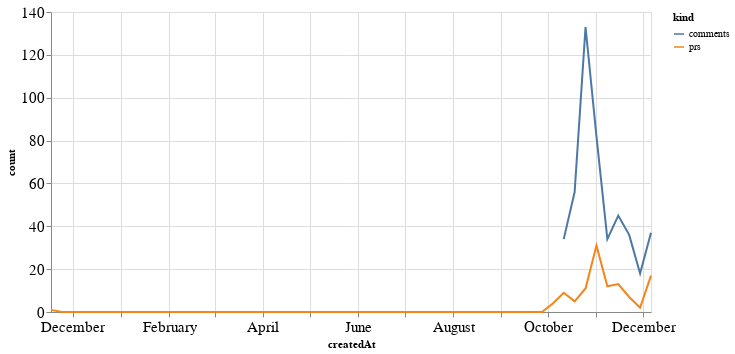

Here is the notebook cell this chart was saved with:
### Code cell
alt.Chart(total_time, width=600).mark_line().encode(
    x='createdAt',
    y='count',
    color='kind'
)

### Figure 1 — Vega-Lite specification as saved in the notebook (floating-point values rounded to 4 significant figures)
{"config": {"axisLeft": {"labelFontSize": 15}, "axisBottom": {"labelFontSize": 15}}, "data": {"name": "data-01106b6440fc69c2ebf49c0236ef541f"}, "mark": "line", "encoding": {"color": {"type": "nominal", "field": "kind"}, "x": {"type": "temporal", "field": "createdAt"}, "y": {"type": "quantitative", "field": "count"}}, "width": 600, "$schema": "https://vega.github.io/schema/vega-lite/v4.8.1.json", "datasets": {"data-01106b6440fc69c2ebf49c0236ef541f": [{"createdAt": "2019-11-17T00:00:00", "kind": "prs", "count": 1.0}, {"createdAt": "2019-11-24T00:00:00", "kind": "prs", "count": 0.0}, {"createdAt": "2019-12-01T00:00:00", "kind": "prs", "count": 0.0}, {"createdAt": "2019-12-08T00:00:00", "kind": "prs", "count": 0.0}, {"createdAt": "2019-12-15T00:00:00", "kind": "prs", "count": 0.0}, {"createdAt": "2019-12-22T00:00:00", "kind": "prs", "count": 0.0}, {"createdAt": "2019-12-29T00:00:00", "kind": "prs", "count": 0.0}, {"createdAt": "2020-01-05T00:00:00", "kind": "prs", "count": 0.0}, {"createdAt": "2020-01-12T00:00:00", "kind": "prs", "count": 0.0}, {"createdAt": "2020-01-19T00:00:00", "kind": "prs", "count": 0.0}, {"createdAt": "2020-01-26T00:00:00", "kind": "prs", "count": 0.0}, {"createdAt": "2020-02-02T00:00:00", "kind": "prs", "count": 0.0}, {"createdAt": "2020-02-09T00:00:00", "kind": "prs", "count": 0.0}, {"createdAt": "2020-02-16T00:00:00", "kind": "prs", "count": 0.0}, {"createdAt": "2020-02-23T00:00:00", "kind": "prs", "count": 0.0}, {"createdAt": "2020-03-01T00:00:00", "kind": "prs", "count": 0.0}, {"createdAt": "2020-03-08T00:00:00", "kind": "prs", "count": 0.0}, {"createdAt": "2020-03-15T00:00:00", "kind": "prs", "count": 0.0}, {"createdAt": "2020-03-22T00:00:00", "kind": "prs", "count": 0.0}, {"createdAt": "2020-03-29T00:00:00", "kind": "prs", "count": 0.0}, {"createdAt": "2020-04-05T00:00:00", "kind": "prs", "count": 0.0}, {"createdAt": "2020-04-12T00:00:00", "kind": "prs", "count": 0.0}, {"createdAt": "2020-04-19T00:00:00", "kind": "prs", "count": 0.0}, {"createdAt": "2020-04-26T00:00:00", "kind": "prs", "count": 0.0}, {"createdAt": "2020-05-03T00:00:00", "kind": "prs", "count": 0.0}, {"createdAt": "2020-05-10T00:00:00", "kind": "prs", "count": 0.0}, {"createdAt": "2020-05-17T00:00:00", "kind": "prs", "count": 0.0}, {"createdAt": "2020-05-24T00:00:00", "kind": "prs", "count": 0.0}, {"createdAt": "2020-05-31T00:00:00", "kind": "prs", "count": 0.0}, {"createdAt": "2020-06-07T00:00:00", "kind": "prs", "count": 0.0}, {"createdAt": "2020-06-14T00:00:00", "kind": "prs", "count": 0.0}, {"createdAt": "2020-06-21T00:00:00", "kind": "prs", "count": 0.0}, {"createdAt": "2020-06-28T00:00:00", "kind": "prs", "count": 0.0}, {"createdAt": "2020-07-05T00:00:00", "kind": "prs", "count": 0.0}, {"createdAt": "2020-07-12T00:00:00", "kind": "prs", "count": 0.0}, {"createdAt": "2020-07-19T00:00:00", "kind": "prs", "count": 0.0}, {"createdAt": "2020-07-26T00:00:00", "kind": "prs", "count": 0.0}, {"createdAt": "2020-08-02T00:00:00", "kind": "prs", "count": 0.0}, {"createdAt": "2020-08-09T00:00:00", "kind": "prs", "count": 0.0}, {"createdAt": "2020-08-16T00:00:00", "kind": "prs", "count": 0.0}, {"createdAt": "2020-08-23T00:00:00", "kind": "prs", "count": 0.0}, {"createdAt": "2020-08-30T00:00:00", "kind": "prs", "count": 0.0}, {"createdAt": "2020-09-06T00:00:00", "kind": "prs", "count": 0.0}, {"createdAt": "2020-09-13T00:00:00", "kind": "prs", "count": 0.0}, {"createdAt": "2020-09-20T00:00:00", "kind": "prs", "count": 0.0}, {"createdAt": "2020-09-27T00:00:00", "kind": "prs", "count": 0.0}, {"createdAt": "2020-10-04T00:00:00", "kind": "prs", "count": 4.0}, {"createdAt": "2020-10-11T00:00:00", "kind": "prs", "count": 9.0}, {"createdAt": "2020-10-18T00:00:00", "kind": "prs", "count": 5.0}, {"createdAt": "2020-10-25T00:00:00", "kind": "prs", "count": 11.0}, {"createdAt": "2020-11-01T00:00:00", "kind": "prs", "count": 31.0}, {"createdAt": "2020-11-08T00:00:00", "kind": "prs", "count": 12.0}, {"createdAt": "2020-11-15T00:00:00", "kind": "prs", "count": 13.0}, {"createdAt": "2020-11-22T00:00:00", "kind": "prs", "count": 7.0}, {"createdAt": "2020-11-29T00:00:00", "kind": "prs", "count": 2.0}, {"createdAt": "2020-12-06T00:00:00", "kind": "prs", "count": 17.0}, {"createdAt": "2019-11-17T00:00:00", "kind": "comments", "count": null}, {"createdAt": "2019-11-24T00:00:00", "kind": "comments", "count": null}, {"createdAt": "2019-12-01T00:00:00", "kind": "comments", "count": null}, {"createdAt": "2019-12-08T00:00:00", "kind": "comments", "count": null}, {"createdAt": "2019-12-15T00:00:00", "kind": "comments", "count": null}, {"createdAt": "2019-12-22T00:00:00", "kind": "comments", "count": null}, {"createdAt": "2019-12-29T00:00:00", "kind": "comments", "count": null}, {"createdAt": "2020-01-05T00:00:00", "kind": "comments", "count": null}, {"createdAt": "2020-01-12T00:00:00", "kind": "comments", "count": null}, {"createdAt": "2020-01-19T00:00:00", "kind": "comments", "count": null}, {"createdAt": "2020-01-26T00:00:00", "kind": "comments", "count": null}, {"createdAt": "2020-02-02T00:00:00", "kind": "comments", "count": null}, {"createdAt": "2020-02-09T00:00:00", "kind": "comments", "count": null}, {"createdAt": "2020-02-16T00:00:00", "kind": "comments", "count": null}, {"createdAt": "2020-02-23T00:00:00", "kind": "comments", "count": null}, {"createdAt": "2020-03-01T00:00:00", "kind": "comments", "count": null}, {"createdAt": "2020-03-08T00:00:00", "kind": "comments", "count": null}, {"createdAt": "2020-03-15T00:00:00", "kind": "comments", "count": null}, {"createdAt": "2020-03-22T00:00:00", "kind": "comments", "count": null}, {"createdAt": "2020-03-29T00:00:00", "kind": "comments", "count": null}, {"createdAt": "2020-04-05T00:00:00", "kind": "comments", "count": null}, {"createdAt": "2020-04-12T00:00:00", "kind": "comments", "count": null}, {"createdAt": "2020-04-19T00:00:00", "kind": "comments", "count": null}, {"createdAt": "2020-04-26T00:00:00", "kind": "comments", "count": null}, {"createdAt": "2020-05-03T00:00:00", "kind": "comments", "count": null}, {"createdAt": "2020-05-10T00:00:00", "kind": "comments", "count": null}, {"createdAt": "2020-05-17T00:00:00", "kind": "comments", "count": null}, {"createdAt": "2020-05-24T00:00:00", "kind": "comments", "count": null}, {"createdAt": "2020-05-31T00:00:00", "kind": "comments", "count": null}, {"createdAt": "2020-06-07T00:00:00", "kind": "comments", "count": null}, {"createdAt": "2020-06-14T00:00:00", "kind": "comments", "count": null}, {"createdAt": "2020-06-21T00:00:00", "kind": "comments", "count": null}, {"createdAt": "2020-06-28T00:00:00", "kind": "comments", "count": null}, {"createdAt": "2020-07-05T00:00:00", "kind": "comments", "count": null}, {"createdAt": "2020-07-12T00:00:00", "kind": "comments", "count": null}, {"createdAt": "2020-07-19T00:00:00", "kind": "comments", "count": null}, {"createdAt": "2020-07-26T00:00:00", "kind": "comments", "count": null}, {"createdAt": "2020-08-02T00:00:00", "kind": "comments", "count": null}, {"createdAt": "2020-08-09T00:00:00", "kind": "comments", "count": null}, {"createdAt": "2020-08-16T00:00:00", "kind": "comments", "count": null}, {"createdAt": "2020-08-23T00:00:00", "kind": "comments", "count": null}, {"createdAt": "2020-08-30T00:00:00", "kind": "comments", "count": null}, {"createdAt": "2020-09-06T00:00:00", "kind": "comments", "count": null}, {"createdAt": "2020-09-13T00:00:00", "kind": "comments", "count": null}, {"createdAt": "2020-09-20T00:00:00", "kind": "comments", "count": null}, {"createdAt": "2020-09-27T00:00:00", "kind": "comments", "count": null}, {"createdAt": "2020-10-04T00:00:00", "kind": "comments", "count": null}, {"createdAt": "2020-10-11T00:00:00", "kind": "comments", "count": 34.0}, {"createdAt": "2020-10-18T00:00:00", "kind": "comments", "count": 56.0}, {"createdAt": "2020-10-25T00:00:00", "kind": "comments", "count": 133.0}, {"createdAt": "2020-11-01T00:00:00", "kind": "comments", "count": 82.0}, {"createdAt": "2020-11-08T00:00:00", "kind": "comments", "count": 34.0}, {"createdAt": "2020-11-15T00:00:00", "kind": "comments", "count": 45.0}, {"createdAt": "2020-11-22T00:00:00", "kind": "comments", "count": 36.0}, {"createdAt": "2020-11-29T00:00:00", "kind": "comments", "count": 18.0}, {"createdAt": "2020-12-06T00:00:00", "kind": "comments", "count": 37.0}]}}
